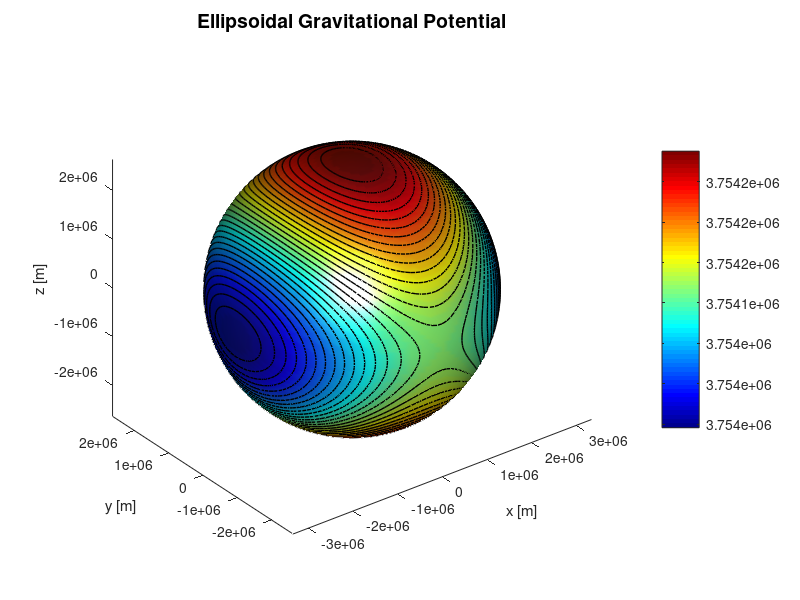

MATLAB code for this plot:
function VisualizeEllipsoidPotential2
clc; clear; close all;

%% --- Physical parameters ---
m = 1481.90e20;
a = 2634.40e3;
b = 2634.10e3;
c = 2633.80e3;
G = 6.673e-11;

%% --- Angular grid on ellipsoid ---
theta_ = linspace(-pi/2, pi/2, 150);
phi_   = linspace(0, 2*pi, 150);
[theta, phi] = meshgrid(theta_, phi_);

%% --- Convert (theta,phi) → (x,y,z) on ellipsoid ---
[x, y, z, r] = get_xyzr(theta, phi, a, b, c);

%% --- Gravitational potential (correct formula) ---
Phi = G*m ./ r .* (1 + ...
    ((2*a^2 - b^2 - c^2).*x.^2 + ...
     (2*b^2 - a^2 - c^2).*y.^2 + ...
     (2*c^2 - a^2 - b^2).*z.^2) ./ (10 .* r.^4));

%% --- Contours in parameter space ---
C = contourc(theta_, phi_, Phi, 30);

%% --- PLOT ---
figure('Color','w'); hold on;
axis equal; view(3);

% Surface
surf(x, y, z, Phi, 'EdgeColor','none', 'FaceAlpha', 0.95);
colormap(jet);
shading interp;
colorbar;
title('Ellipsoidal Gravitational Potential','FontSize',14);

xlabel('x [m]'); ylabel('y [m]'); zlabel('z [m]');

% Lighting for better 3D visibility
camlight('headlight');
lighting gouraud;

%% --- Draw contour lines on ellipsoid ---
pos = 1;
total = size(C,2);

while pos < total
    n = C(2,pos);
    if n < 1
        break
    end
    
    theta_c = C(1, pos+1 : pos+n);
    phi_c   = C(2, pos+1 : pos+n);

    [xc,yc,zc,~] = get_xyzr(theta_c, phi_c, a, b, c);
    plot3(xc, yc, zc, 'k', 'LineWidth', 1.0);

    pos = pos + n + 1;
end

end

%% ========================================================================
%                           Coordinate transform
% ========================================================================
function [x, y, z, r] = get_xyzr(theta, phi, a, b, c)
% Planetocentric mapping onto a triaxial ellipsoid

% radius of ellipsoid in given direction
r = sqrt(1 ./ ( ...
     (cos(theta).^2 .* cos(phi).^2)/a^2 + ...
     (cos(theta).^2 .* sin(phi).^2)/b^2 + ...
     (sin(theta).^2)               /c^2 ));

% Cartesian coordinates
x = r .* cos(theta).*cos(phi);
y = r .* cos(theta).*sin(phi);
z = r .* sin(theta);
end
